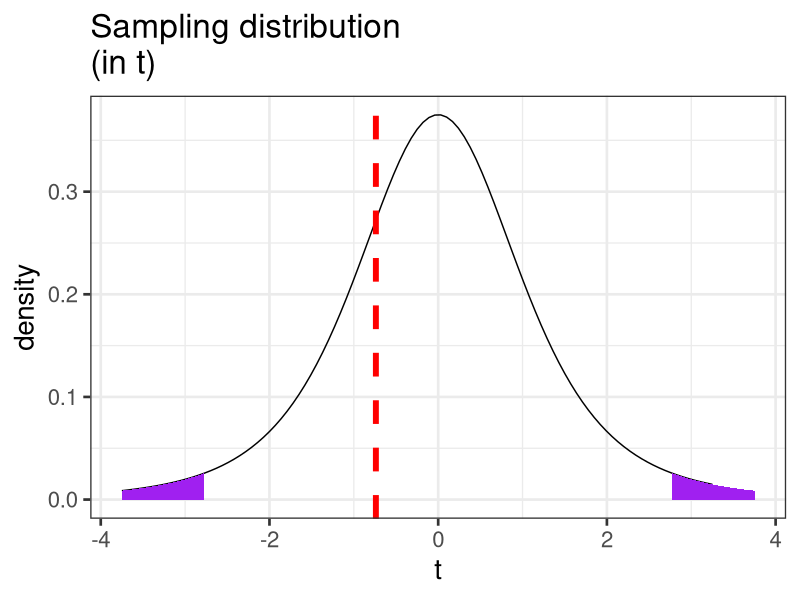

Here is the R script that generated this plot: (Note: this script raises an error after producing the figure.)
## ---- chunk 1
knitr::opts_chunk$set(echo = TRUE)
library(tidyverse)
library(here)
library(knitr)
library(kableExtra)
library(ggpubr)
## ---- chunk 2
pets = data.frame(cat = c(2,5,3,1,2), 
                  dog = c(1,4,3,3,5))

pets$difference = pets$cat-pets$dog

psych::describe(pets, fast = T)
## ---- chunk 3
stat = mean(pets$difference)/(sd(pets$difference)/sqrt(5))
df = 4
cv_t = qt(df = df, p = .975)
t_x = seq(-3.75, 3.75)
data.frame(t_x) %>%
  ggplot(aes(x=t_x)) +
  stat_function(fun = function(x) dt(x, df), geom = "line") +
  stat_function(fun = function(x) dt(x, df), geom = "area", 
                xlim = c(cv_t, 3.75), fill = "purple") +
  stat_function(fun = function(x) dt(x, df), geom = "area", 
                xlim = c(-3.75, -1*cv_t), fill = "purple") +
  geom_vline(aes(xintercept = stat), color = "red", linetype = 2, size = 2)+
  labs(title = "Sampling distribution \n(in t)", y = "density", x = "t")+
  theme_bw(base_size = 20)
## ---- chunk 4
stat = mean(pets$difference)/(sd(pets$difference)/sqrt(5))
pt(abs(stat), df = 5-1, lower.tail = F)
pt(abs(stat), df = 5-1, lower.tail = F)*2
## ---- chunk 5
t.test(pets$cat, pets$dog, paired = T)
## ---- chunk 6
school = read_csv(here("data/census_at_school.csv"))
school$friends = school$Hanging_Out_With_Friends_Hours
school = filter(school, !is.na(Gender))
table(school$Gender)
psych:: describe(school$Hanging_Out_With_Friends_Hours)
## ---- chunk 7
school %>%
  ggplot(aes(x = friends)) + 
   geom_density(color = "red", size = 2, fill = "red", alpha = .3) + 
  geom_histogram(aes(y = ..density..), bins = 50) + 
 labs(x = "Hours per week", title = "Full sample") + theme_minimal(base_size = 20)
## ---- chunk 8
school %>%
  filter(friends < 168) %>%
  ggplot(aes(x = friends)) + 
  geom_density(color = "red", size = 2, fill = "red", alpha = .3) + 
  geom_histogram(aes(y = ..density..), bins = 50) + 
  labs(x = "Hours per week", title = "Mathematically possible") + theme_minimal(base_size = 20)
## ---- chunk 9
school_new = filter(school, friends < 168)
psych::describeBy(school_new$friends, group = school_new$Gender)
## ---- chunk 10
stats = psych::describeBy(school_new$friends, group = school_new$Gender)
## ---- chunk 11
x1 = stats$Female[1, "mean"]
s1 = stats$Female[1, "sd"]
n1 = stats$Female[1, "n"]

x2 = stats$Male[1, "mean"]
s2 = stats$Male[1, "sd"]
n2 = stats$Male[1, "n"]

rx1 = round(x1, 2)
rs1 = round(s1, 2)
rn1 = round(n1, 2)
rx2 = round(x2, 2)
rs2 = round(s2, 2)
rn2 = round(n2, 2)

s=sqrt(((n1-1)*s1^2+(n2-1)*s2^2)/(n1+n2-2))

s_d = s*sqrt((1/n1) + (1/n2))

df = n1+n2-2
## ---- chunk 12
(cv = qt(p = .975, df = 203))
  
x = c(-5:5)

data.frame(x) %>%
  ggplot(aes(x=x)) +
  stat_function(fun= function(x) dt(x, df = df), geom = "area", 
                xlim = c(cv, 5), fill = "purple") +
  stat_function(fun= function(x) dt(x, df = df), geom = "area", 
                xlim = c(-5, cv*-1), fill = "purple") +
  stat_function(fun= function(x) dt(x, df = df), geom = "line") +
  labs(x = "Difference in means", y = "density") +
  theme_light(base_size = 20)

## ---- chunk 13
(t = (x1-x2)/s_d)
## ---- chunk 14

data.frame(x) %>%
  ggplot(aes(x=x)) +
  stat_function(fun= function(x) dt(x, df = df), geom = "area", 
                xlim = c(cv, 5), fill = "purple") +
  stat_function(fun= function(x) dt(x, df = df), geom = "area", 
                xlim = c(-5, cv*-1), fill = "purple") +
  stat_function(fun= function(x) dt(x, df = df), geom = "line") +
  geom_vline(aes(xintercept = t), color = "black")+
  labs(x = "Difference in means", y = "density") +
  theme_light(base_size = 20)

## ---- chunk 15
pt(t, 
   df = df, 
   lower.tail = 
     F)*2
## ---- chunk 16

data.frame(x) %>%
  ggplot(aes(x=x)) +
  stat_function(fun= function(x) dt(x, df = df), geom = "area", 
                xlim = c(cv, 5), fill = "purple",alpha = .5) +
  stat_function(fun= function(x) dt(x, df = df), geom = "area", 
                xlim = c(-5, cv*-1), fill = "purple",alpha = .5) +
  stat_function(fun= function(x) dt(x, df = df), geom = "area", 
                xlim = c(t, 5), fill = "red",alpha = .7) +
  stat_function(fun= function(x) dt(x, df = df), geom = "area", 
                xlim = c(-5, t*-1), fill = "red",alpha = .7) +
  stat_function(fun= function(x) dt(x, df = df), geom = "line") +
  geom_vline(aes(xintercept = t), color = "black")+
  labs(x = "Difference in means", y = "density") +
  theme_light(base_size = 20)

## ---- chunk 17
t.test(friends~Gender, data = school_new, var.equal = T)
## ---- chunk 18
qt(p = .975, df = 203)
## ---- chunk 19
sd(school_new$friends[school_new$Gender == "Female"], na.rm=T)
qt(.975, df = 122-1)
## ---- chunk 20
sd(school_new$friends[school_new$Gender == "Male"], na.rm=T)
qt(.975, df = 83-1)
## ---- chunk 21
library(ggpubr)
ggerrorplot(school_new, x = "Gender", y = "friends", 
            desc_stat = "mean_ci", color = "Gender", 
            ylab = "Hours spent with friends (per week)")
## ---- chunk 22
ggerrorplot(school_new, x = "Gender", y = "friends", 
            desc_stat = "mean_ci", color = "Gender", 
            ylim=range(school_new$friends, na.rm=T),
            ylab = "Hours spent with friends (per week)")
## ---- chunk 23
ggerrorplot(school_new, x = "Gender", y = "friends", 
            desc_stat = "mean_ci", color = "Gender", 
            ylab = "Hours spent with friends (per week)") +
  geom_hline(aes(yintercept = 10), linetype = "dashed")
